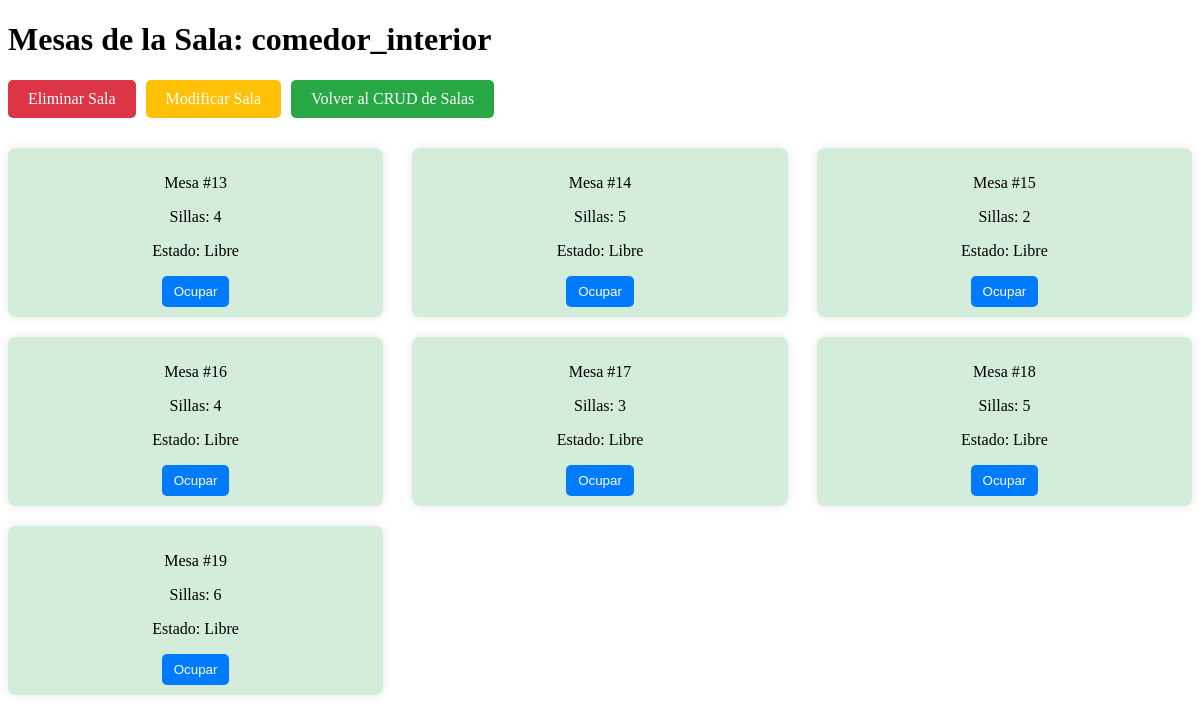
Page /public/detalle_sala.php?sala=comedor_interior (signed in) on the committed database.
### tables this page shows
CREATE TABLE tbl_sala (
    id_sala INT PRIMARY KEY,
    nombre_sala VARCHAR(25) NOT NULL,
    tipo_sala VARCHAR (20),
    capacidad_total INT NOT NULL,
    FOREIGN KEY (tipo_sala) REFERENCES tbl_tipo_sala(nombre_tipo_sala)
);

CREATE TABLE tbl_mesa (
    id_mesa INT AUTO_INCREMENT PRIMARY KEY NOT NULL,
    id_sala INT NOT NULL,
    num_sillas_mesa INT NOT NULL,
    estado_mesa ENUM('libre', 'ocupada') NOT NULL DEFAULT 'libre',
    FOREIGN KEY (id_sala) REFERENCES tbl_sala(id_sala)
);

### public/detalle_sala.php (the view, shortened to what this page needs)
<?php
include '../db/conexion.php';
$sala_nombre = isset($_GET['sala']) ? $_GET['sala'] : '';
$sql = "SELECT m.id_mesa, m.num_sillas_mesa, m.estado_mesa
        FROM tbl_mesa m
        JOIN tbl_sala s ON m.id_sala = s.id_sala
        WHERE s.nombre_sala = :sala_nombre";
$stmt = $conn->prepare($sql);
$stmt->bindParam(':sala_nombre', $sala_nombre, PDO::PARAM_STR);
$stmt->execute();
$mesas = $stmt->fetchAll(PDO::FETCH_ASSOC);
$sql_sala = "SELECT nombre_sala FROM tbl_sala WHERE nombre_sala = :sala_nombre";
$stmt_sala = $conn->prepare($sql_sala);
$stmt_sala->bindParam(':sala_nombre', $sala_nombre, PDO::PARAM_STR);
$stmt_sala->execute();
$sala_data = $stmt_sala->fetch(PDO::FETCH_ASSOC);
$sala_nombre_completo = $sala_data['nombre_sala'];
?>
<!DOCTYPE html>
<html lang="es">
<head>
    <link rel="stylesheet" href="../css/detalle_sala.css">
</head>
<body>
    <h1>Mesas de la Sala: <?php echo $sala_nombre_completo; ?></h1>
<div class="action-buttons">
    <a href="eliminar_sala.php?sala=<?php echo $sala_nombre; ?>" class="action-button delete">Eliminar Sala</a>
    <a href="modificar_sala.php?sala=<?php echo $sala_nombre; ?>" class="action-button modify">Modificar Sala</a>
    <a href="crud_salas.php" class="action-button back">Volver al CRUD de Salas</a>
</div>
    <div class="mesas-container">
        <?php foreach ($mesas as $mesa): ?>
            <div class="mesa-card <?php echo $mesa['estado_mesa'] == 'libre' ? 'libre' : 'ocupada'; ?>">
                <div class="mesa-info">
                    <p>Mesa #<?php echo $mesa['id_mesa']; ?></p>
                    <p>Sillas: <?php echo $mesa['num_sillas_mesa']; ?></p>
                    <p>Estado: <?php echo ucfirst($mesa['estado_mesa']); ?></p>
                </div>
                <form method="POST">
                    <?php if ($mesa['estado_mesa'] == 'libre'): ?>
                        <button type="submit" name="ocupar">Ocupar</button>
                    <?php else: ?>
                        <button type="submit" name="desocupar">Desocupar</button>
                    <?php endif; ?>
                </form>
            </div>
        <?php endforeach; ?>
    </div>
</body>
</html>

### css/detalle_sala.css (style rules this page uses)
.mesas-container { display: flex; flex-wrap: wrap; justify-content: space-between; margin-top: 20px; }
.mesa-card { width: 30%; margin: 10px 0; background-color: #f1f1f1; padding: 10px; border-radius: 8px; box-shadow: 0 0 10px rgba(0, 0, 0, 0.1); text-align: center; }
.mesa-card.libre { background-color: #d4edda; }
.mesa-info { margin-bottom: 10px; }
button { padding: 8px 12px; background-color: #007bff; color: white; border: none; border-radius: 5px; cursor: pointer; }
.action-buttons { display: flex; justify-content: flex-start; gap: 10px; margin-bottom: 20px; }
.action-button { padding: 10px 20px; background-color: #007bff; color: white; border: none; border-radius: 5px; text-decoration: none; font-size: 16px; cursor: pointer; transition: background-color 0.3s; }
.action-button.delete { background-color: #dc3545; }
.action-button.modify { background-color: #ffc107; }
.action-button.back { background-color: #28a745; }

### rows in the picture
tbl_sala: nombre_sala "comedor_interior"
tbl_mesa: id_mesa "13", num_sillas_mesa "4", estado_mesa "Libre", shows "Ocupar"
tbl_mesa: id_mesa "14", num_sillas_mesa "5", estado_mesa "Libre", shows "Ocupar"
tbl_mesa: id_mesa "15", num_sillas_mesa "2", estado_mesa "Libre", shows "Ocupar"
tbl_mesa: id_mesa "16", num_sillas_mesa "4", estado_mesa "Libre", shows "Ocupar"
tbl_mesa: id_mesa "17", num_sillas_mesa "3", estado_mesa "Libre", shows "Ocupar"
tbl_mesa: id_mesa "18", num_sillas_mesa "5", estado_mesa "Libre", shows "Ocupar"
tbl_mesa: id_mesa "19", num_sillas_mesa "6", estado_mesa "Libre", shows "Ocupar"
